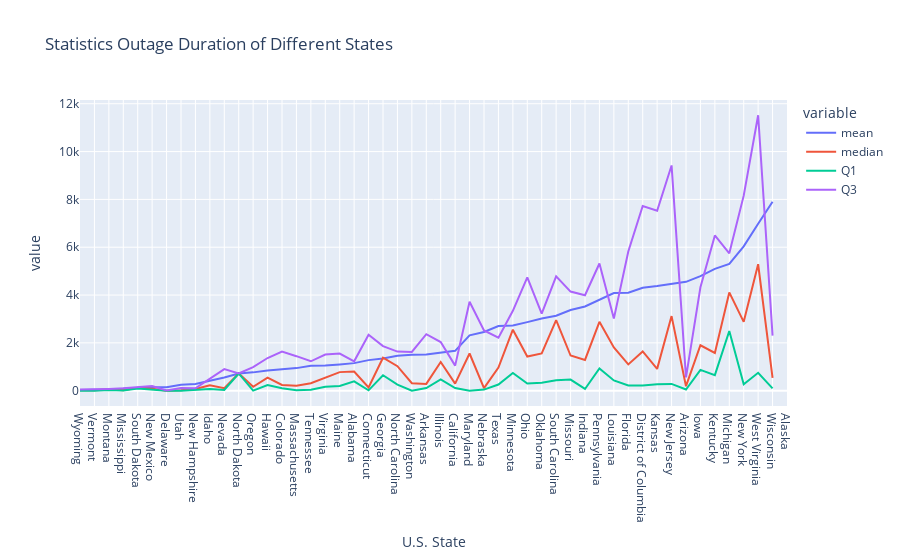

The code cell stored with this chart in its notebook:
### Markdown cell above
It seems that the average outage duration is different between different states. To check it further, we calculate the median, and the quartile below.

### Code cell
df2 = df.copy()
df2.dropna(subset=['OUTAGE.DURATION'])
df2['OUTAGE.DURATION'] = df2['OUTAGE.DURATION'].astype(float)
stat_df = df2.groupby('U.S._STATE')['OUTAGE.DURATION'].agg(['mean', 'median'])
stat_df = stat_df.sort_values(by='mean')
q1 = df2.groupby('U.S._STATE')['OUTAGE.DURATION'].quantile(0.25)
q3 = df2.groupby('U.S._STATE')['OUTAGE.DURATION'].quantile(0.75)
stat_df = pd.merge(stat_df, q1, on='U.S._STATE')
stat_df = pd.merge(stat_df, q3, on='U.S._STATE')
stat_df.columns = ['mean', 'median', 'Q1', 'Q3']
fig = px.line(stat_df, title = 'Statistics Outage Duration of Different States')
fig.update_layout(xaxis_title='U.S. State')
fig.show()
export_plotly_fig(fig, 'bivariate3.html')

### Figure 1 — Plotly figure (JSON) as saved in the notebook; plotly's stock layout.template omitted (floating-point values rounded to 4 significant figures)
{"data": [{"hovertemplate": "variable=mean<br>U.S._STATE=%{x}<br>value=%{y}<extra></extra>", "legendgroup": "mean", "line": {"color": "#636efa", "dash": "solid"}, "marker": {"symbol": "circle"}, "mode": "lines", "name": "mean", "orientation": "v", "showlegend": true, "type": "scatter", "x": ["Wyoming", "Vermont", "Montana", "Mississippi", "South Dakota", "New Mexico", "Delaware", "Utah", "New Hampshire", "Idaho", "Nevada", "North Dakota", "Oregon", "Hawaii", "Colorado", "Massachusetts", "Tennessee", "Virginia", "Maine", "Alabama", "Connecticut", "Georgia", "North Carolina", "Washington", "Arkansas", "Illinois", "California", "Maryland", "Nebraska", "Texas", "Minnesota", "Ohio", "Oklahoma", "South Carolina", "Missouri", "Indiana", "Pennsylvania", "Louisiana", "Florida", "District of Columbia", "Kansas", "New Jersey", "Arizona", "Iowa", "Kentucky", "Michigan", "New York", "West Virginia", "Wisconsin", "Alaska"], "xaxis": "x", "y": [33.33, 35.44, 54, 84, 120, 140.4, 144.9, 250.2, 279.6, 414.6, 553.3, 720, 766.7, 845.4, 901.1, 944.2, 1042.0, 1051.0, 1097.0, 1153.0, 1279.0, 1345.0, 1457.0, 1508.0, 1514.0, 1602.0, 1666.0, 2313.0, 2456.0, 2705.0, 2728.0, 2868.0, 3019.0, 3135, 3374.0, 3522.0, 3812.0, 4085.0, 4095.0, 4304.0, 4376.0, 4451.0, 4553.0, 4794.0, 5094.0, 5303.0, 6035.0, 6979, 7904.0, null], "yaxis": "y"}, {"hovertemplate": "variable=median<br>U.S._STATE=%{x}<br>value=%{y}<extra></extra>", "legendgroup": "median", "line": {"color": "#EF553B", "dash": "solid"}, "marker": {"symbol": "circle"}, "mode": "lines", "name": "median", "orientation": "v", "showlegend": true, "type": "scatter", "x": ["Wyoming", "Vermont", "Montana", "Mississippi", "South Dakota", "New Mexico", "Delaware", "Utah", "New Hampshire", "Idaho", "Nevada", "North Dakota", "Oregon", "Hawaii", "Colorado", "Massachusetts", "Tennessee", "Virginia", "Maine", "Alabama", "Connecticut", "Georgia", "North Carolina", "Washington", "Arkansas", "Illinois", "California", "Maryland", "Nebraska", "Texas", "Minnesota", "Ohio", "Oklahoma", "South Carolina", "Missouri", "Indiana", "Pennsylvania", "Louisiana", "Florida", "District of Columbia", "Kansas", "New Jersey", "Arizona", "Iowa", "Kentucky", "Michigan", "New York", "West Virginia", "Wisconsin", "Alaska"], "xaxis": "x", "y": [16.5, 15, 56, 17.5, 120, 84, 1, 20, 74, 222, 108, 720, 164, 543, 242.5, 211, 310, 527.5, 777, 803, 132.5, 1380, 1025, 314, 285, 1200, 294.5, 1556.0, 109.5, 965, 2550, 1430, 1556.0, 2948.0, 1470, 1285, 2880, 1811, 1099, 1640, 913, 3120.0, 189, 1899, 1579, 4110, 2880, 5288, 538, null], "yaxis": "y"}, {"hovertemplate": "variable=Q1<br>U.S._STATE=%{x}<br>value=%{y}<extra></extra>", "legendgroup": "Q1", "line": {"color": "#00cc96", "dash": "solid"}, "marker": {"symbol": "circle"}, "mode": "lines", "name": "Q1", "orientation": "v", "showlegend": true, "type": "scatter", "x": ["Wyoming", "Vermont", "Montana", "Mississippi", "South Dakota", "New Mexico", "Delaware", "Utah", "New Hampshire", "Idaho", "Nevada", "North Dakota", "Oregon", "Hawaii", "Colorado", "Massachusetts", "Tennessee", "Virginia", "Maine", "Alabama", "Connecticut", "Georgia", "North Carolina", "Washington", "Arkansas", "Illinois", "California", "Maryland", "Nebraska", "Texas", "Minnesota", "Ohio", "Oklahoma", "South Carolina", "Missouri", "Indiana", "Pennsylvania", "Louisiana", "Florida", "District of Columbia", "Kansas", "New Jersey", "Arizona", "Iowa", "Kentucky", "Michigan", "New York", "West Virginia", "Wisconsin", "Alaska"], "xaxis": "x", "y": [0.25, 1, 34.5, 4, 89.5, 52.5, 0, 1, 27.75, 71.25, 30.5, 720, 4, 237, 103.5, 19, 39, 166, 195.8, 390, 15.75, 645, 255, 1, 110, 471.8, 111.5, 1, 46, 259, 738.5, 298.8, 332.8, 441, 465, 72.75, 930, 430, 221, 216.8, 267.5, 282.8, 50, 869.8, 652, 2498.0, 268.5, 750.2, 97, null], "yaxis": "y"}, {"hovertemplate": "variable=Q3<br>U.S._STATE=%{x}<br>value=%{y}<extra></extra>", "legendgroup": "Q3", "line": {"color": "#ab63fa", "dash": "solid"}, "marker": {"symbol": "circle"}, "mode": "lines", "name": "Q3", "orientation": "v", "showlegend": true, "type": "scatter", "x": ["Wyoming", "Vermont", "Montana", "Mississippi", "South Dakota", "New Mexico", "Delaware", "Utah", "New Hampshire", "Idaho", "Nevada", "North Dakota", "Oregon", "Hawaii", "Colorado", "Massachusetts", "Tennessee", "Virginia", "Maine", "Alabama", "Connecticut", "Georgia", "North Carolina", "Washington", "Arkansas", "Illinois", "California", "Maryland", "Nebraska", "Texas", "Minnesota", "Ohio", "Oklahoma", "South Carolina", "Missouri", "Indiana", "Pennsylvania", "Louisiana", "Florida", "District of Columbia", "Kansas", "New Jersey", "Arizona", "Iowa", "Kentucky", "Michigan", "New York", "West Virginia", "Wisconsin", "Alaska"], "xaxis": "x", "y": [53.75, 50, 74.5, 97.5, 150.5, 199.2, 8.25, 113, 104, 487.5, 904, 720, 989, 1367, 1640.0, 1444.0, 1230, 1512.0, 1554.0, 1230, 2340, 1865, 1636, 1620, 2363, 2032.0, 1049.0, 3718.0, 2519.0, 2220, 3340.0, 4740, 3225, 4783.0, 4145, 3992, 5320, 3015, 5820, 7723.0, 7528, 9420, 554, 4328.0, 6492, 5745, 8156.0, 11520.0, 2302.0, null], "yaxis": "y"}], "layout": {"legend": {"title": {"text": "variable"}, "tracegroupgap": 0}, "title": {"text": "Statistics Outage Duration of Different States"}, "xaxis": {"anchor": "y", "domain": [0, 1], "title": {"text": "U.S. State"}}, "yaxis": {"anchor": "x", "domain": [0, 1], "title": {"text": "value"}}}}
